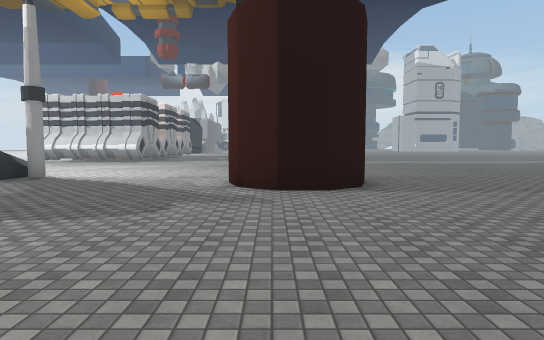
View 1 (above)

24 first-person views from a walk through a scene from a Unity 3-D project. The camera is 1.5 m above the floor, tilts 4° down and sees 75° across. The floor is counted in squares, 2 m on a side. Each view is taken from the middle of a square. On the plan, view 1 faces up. The plan holds only what a view shows up to about 11 squares ahead; the rest is blank. The place goes on beyond the plan. The player character is not drawn. Some surface patterns are stand-ins.

View 2
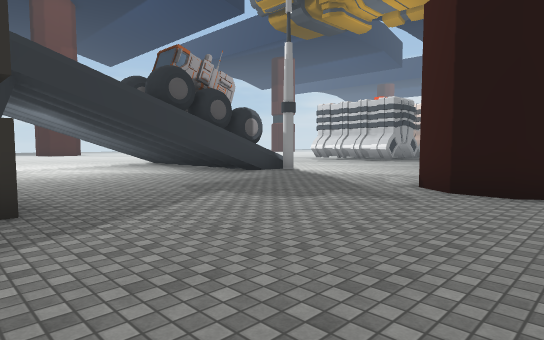

View 3
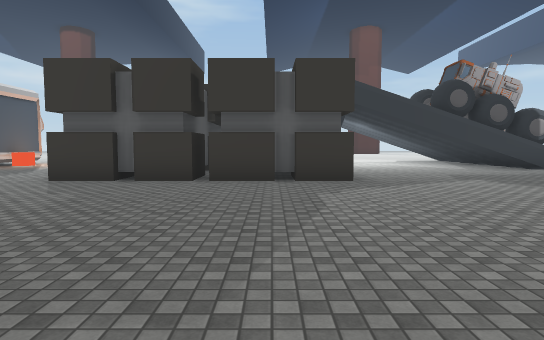

View 4
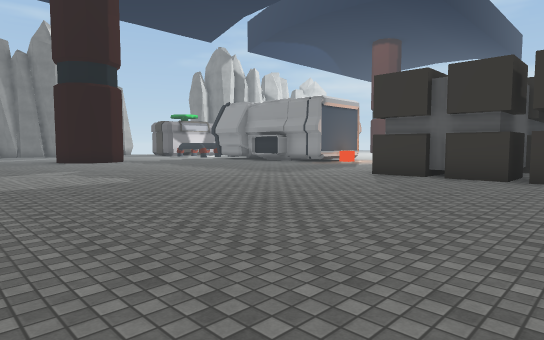

View 5
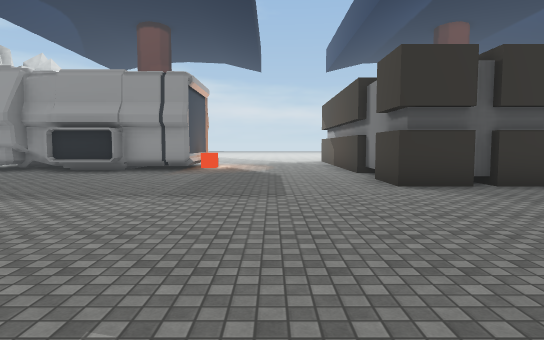

View 6
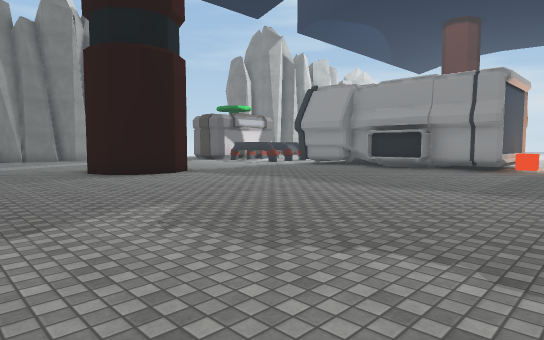

View 7
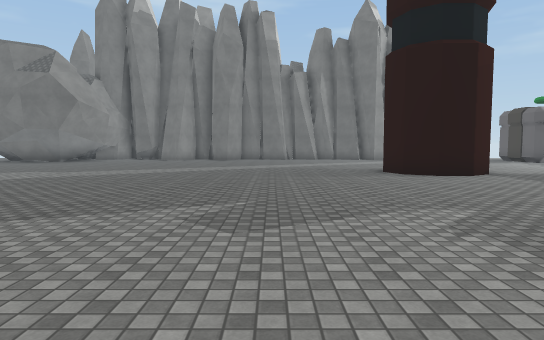

View 8
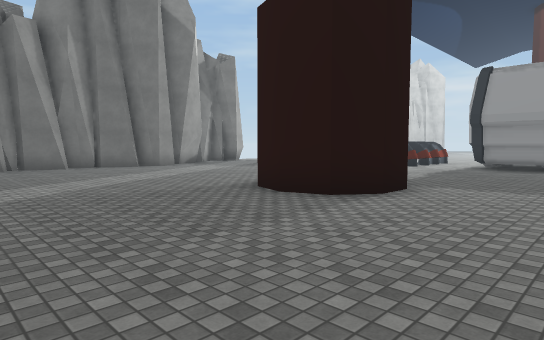

View 9
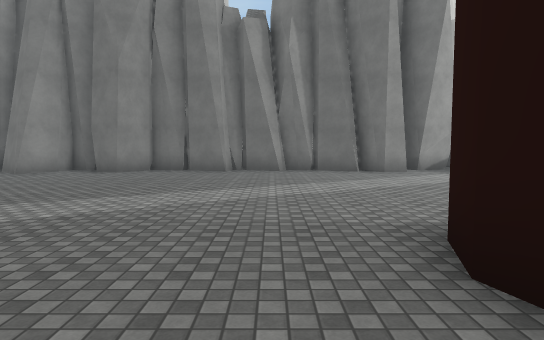

View 10
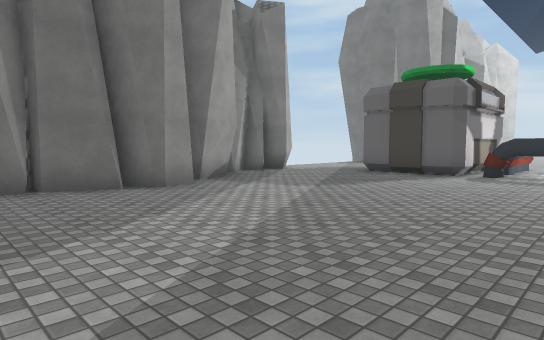

View 11
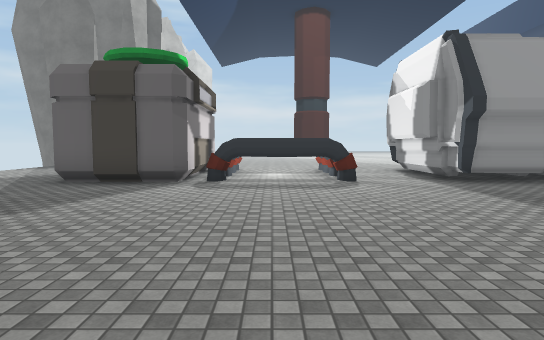

View 12
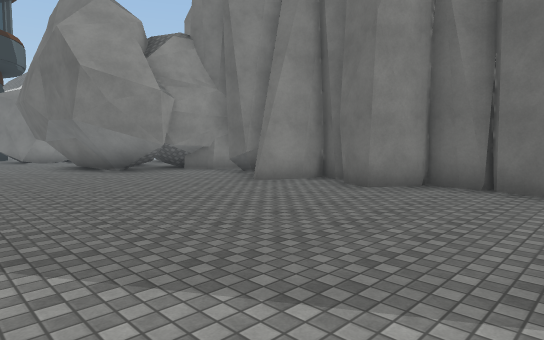

View 13
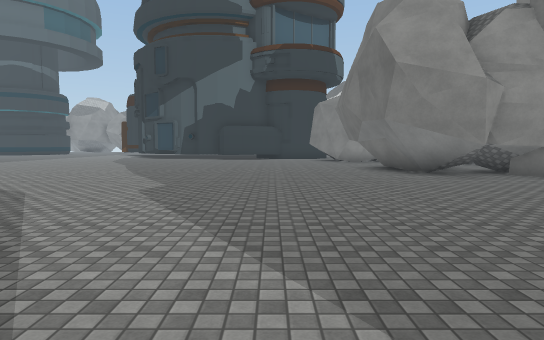

View 14
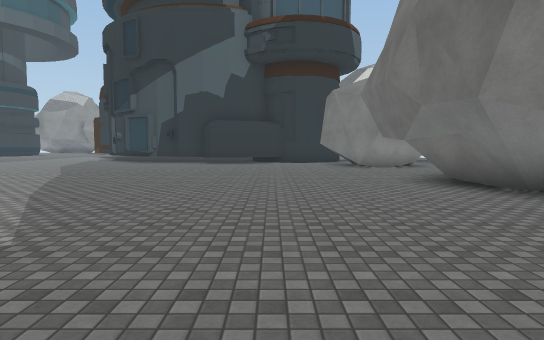

View 15
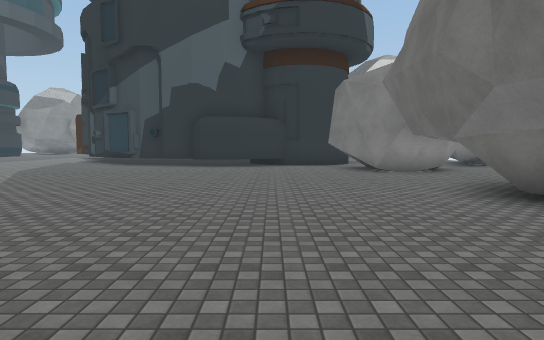

View 16
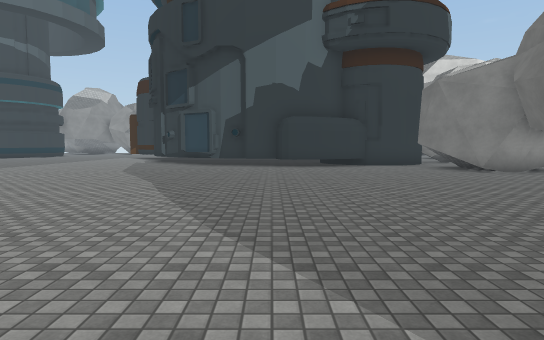

View 17
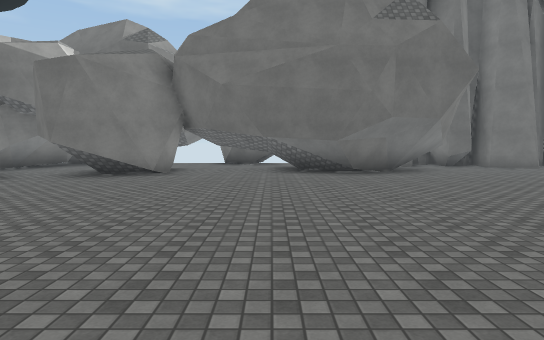

View 18
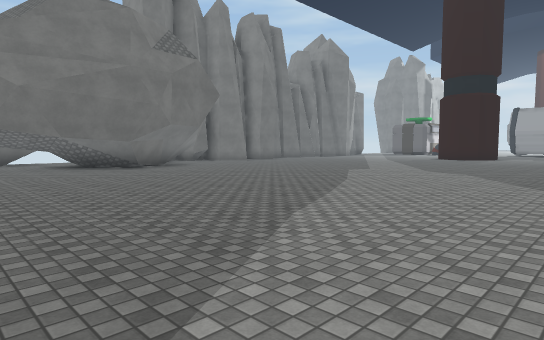

View 19
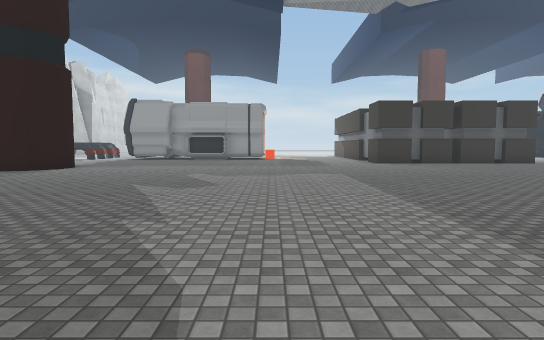

View 20
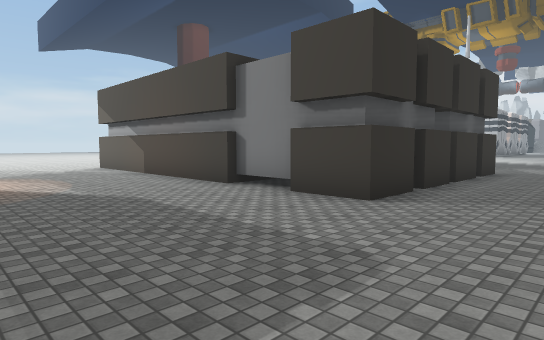

View 21
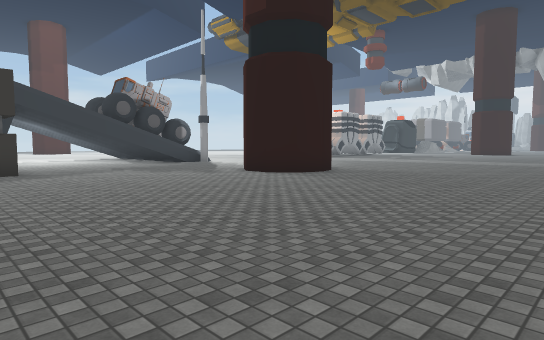

View 22
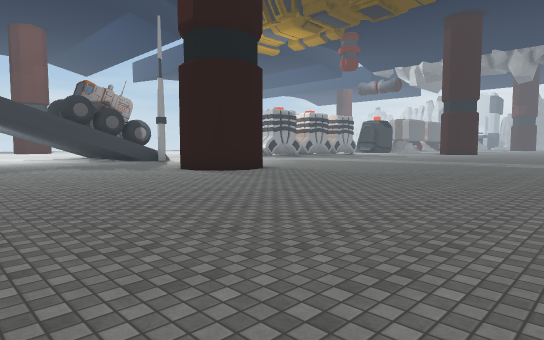

View 23
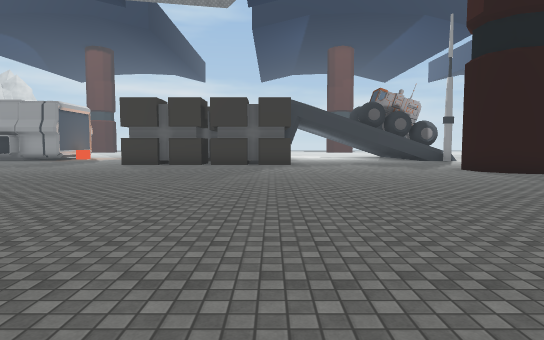

View 24
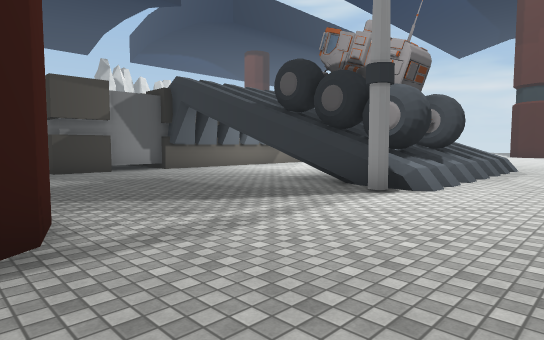

### Floor plan
Key: @ floor where view 1 was taken; # wall or solid block; x gap in a wall; . floor; ^ raised ledge; O other object.
Columns run from 10 left of view 1 to 22 right of it. Each row starts with its distance up from view 1.
 11     .......  ......
 10 ...........  .......
  9 ........... ........
  8 ^#^#^.....##........
  7  ####.....##........
  6    ##.....##........
  5   ###...............
  4  ....................
  3 .....................
  2 .....................
  1      ................
  0      ###..@...........
 -1        #.............
 -2        #............
 -3     ####...........
 -4     ####.........
 -5 ########.........
 -6 ..................
 -7 ....................
 -8 .....................
 -9 ......................         ..
-10   O....................       ...
-11   ##..................       ....
-12    #.................    ........
-13    ##............................
-14    ##............................
-15    ##............................
-16    ##............................
-17 #####.....##.....................
-18 .......... #.....................
-19   ........ #.....................
-20  OO.O............................
-21    .O............................
-22 .OOOO............................
-23 #####.....................##...##
-24     #...................#####..#
-25     #..................###  ##x#
-26   .......##......####.####
-27  ... ...################
-28  ..  ####

Where each view was taken, in squares from view 1:
view 1: 0 up, 0 right, facing up
view 2: 0 up, 2 right, facing up-left
view 3: 1 down, 5 right, facing left
view 4: 1 down, 6 right, facing down-left
view 5: 8 down, 4 right, facing left
view 6: 8 down, 5 right, facing down-left
view 7: 8 down, 5 right, facing down
view 8: 14 down, 6 right, facing down-left
view 9: 16 down, 3 right, facing down
view 10: 20 down, 3 right, facing down-left
view 11: 21 down, 1 right, facing left
view 12: 20 down, 4 right, facing down-right
view 13: 20 down, 5 right, facing right
view 14: 20 down, 9 right, facing right
view 15: 20 down, 11 right, facing right
view 16: 17 down, 11 right, facing right
view 17: 14 down, 18 right, facing down
view 18: 12 down, 21 right, facing down-left
view 19: 10 down, 12 right, facing left
view 20: 10 down, 0 right, facing up-left
view 21: 1 down, 8 right, facing up-left
view 22: 0 up, 10 right, facing up-left
view 23: 0 up, 11 right, facing left
view 24: 11 up, 0 right, facing down-left
